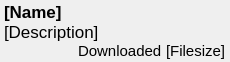
<?xml version="1.0" encoding="UTF-8"?>
<ui version="4.0">
 <class>ArchiveListItemWidget</class>
 <widget class="QWidget" name="ArchiveListItemWidget">
  <property name="geometry">
   <rect>
    <x>0</x>
    <y>0</y>
    <width>230</width>
    <height>51</height>
   </rect>
  </property>
  <property name="sizePolicy">
   <sizepolicy hsizetype="Expanding" vsizetype="Minimum">
    <horstretch>0</horstretch>
    <verstretch>0</verstretch>
   </sizepolicy>
  </property>
  <layout class="QVBoxLayout" name="verticalLayout">
   <property name="spacing">
    <number>0</number>
   </property>
   <property name="leftMargin">
    <number>4</number>
   </property>
   <property name="topMargin">
    <number>2</number>
   </property>
   <property name="rightMargin">
    <number>4</number>
   </property>
   <property name="bottomMargin">
    <number>2</number>
   </property>
   <item>
    <widget class="QLabel" name="nameLabel">
     <property name="font">
      <font>
       <pointsize>13</pointsize>
       <weight>75</weight>
       <bold>true</bold>
      </font>
     </property>
     <property name="text">
      <string>[Name]</string>
     </property>
    </widget>
   </item>
   <item>
    <widget class="QLabel" name="descriptionLabel">
     <property name="sizePolicy">
      <sizepolicy hsizetype="Expanding" vsizetype="Preferred">
       <horstretch>0</horstretch>
       <verstretch>0</verstretch>
      </sizepolicy>
     </property>
     <property name="font">
      <font>
       <pointsize>13</pointsize>
      </font>
     </property>
     <property name="text">
      <string>[Description]</string>
     </property>
     <property name="wordWrap">
      <bool>true</bool>
     </property>
    </widget>
   </item>
   <item>
    <layout class="QHBoxLayout" name="horizontalLayout">
     <item>
      <spacer name="horizontalSpacer">
       <property name="orientation">
        <enum>Qt::Horizontal</enum>
       </property>
       <property name="sizeHint" stdset="0">
        <size>
         <width>40</width>
         <height>1</height>
        </size>
       </property>
      </spacer>
     </item>
     <item>
      <widget class="QLabel" name="downloadedLabel">
       <property name="font">
        <font>
         <pointsize>11</pointsize>
        </font>
       </property>
       <property name="text">
        <string>Downloaded</string>
       </property>
      </widget>
     </item>
     <item>
      <spacer name="horizontalSpacer_2">
       <property name="orientation">
        <enum>Qt::Horizontal</enum>
       </property>
       <property name="sizeType">
        <enum>QSizePolicy::Fixed</enum>
       </property>
       <property name="sizeHint" stdset="0">
        <size>
         <width>4</width>
         <height>1</height>
        </size>
       </property>
      </spacer>
     </item>
     <item>
      <widget class="QLabel" name="sizeLabel">
       <property name="font">
        <font>
         <pointsize>11</pointsize>
        </font>
       </property>
       <property name="text">
        <string>[Filesize]</string>
       </property>
      </widget>
     </item>
    </layout>
   </item>
  </layout>
 </widget>
 <resources/>
 <connections/>
</ui>
